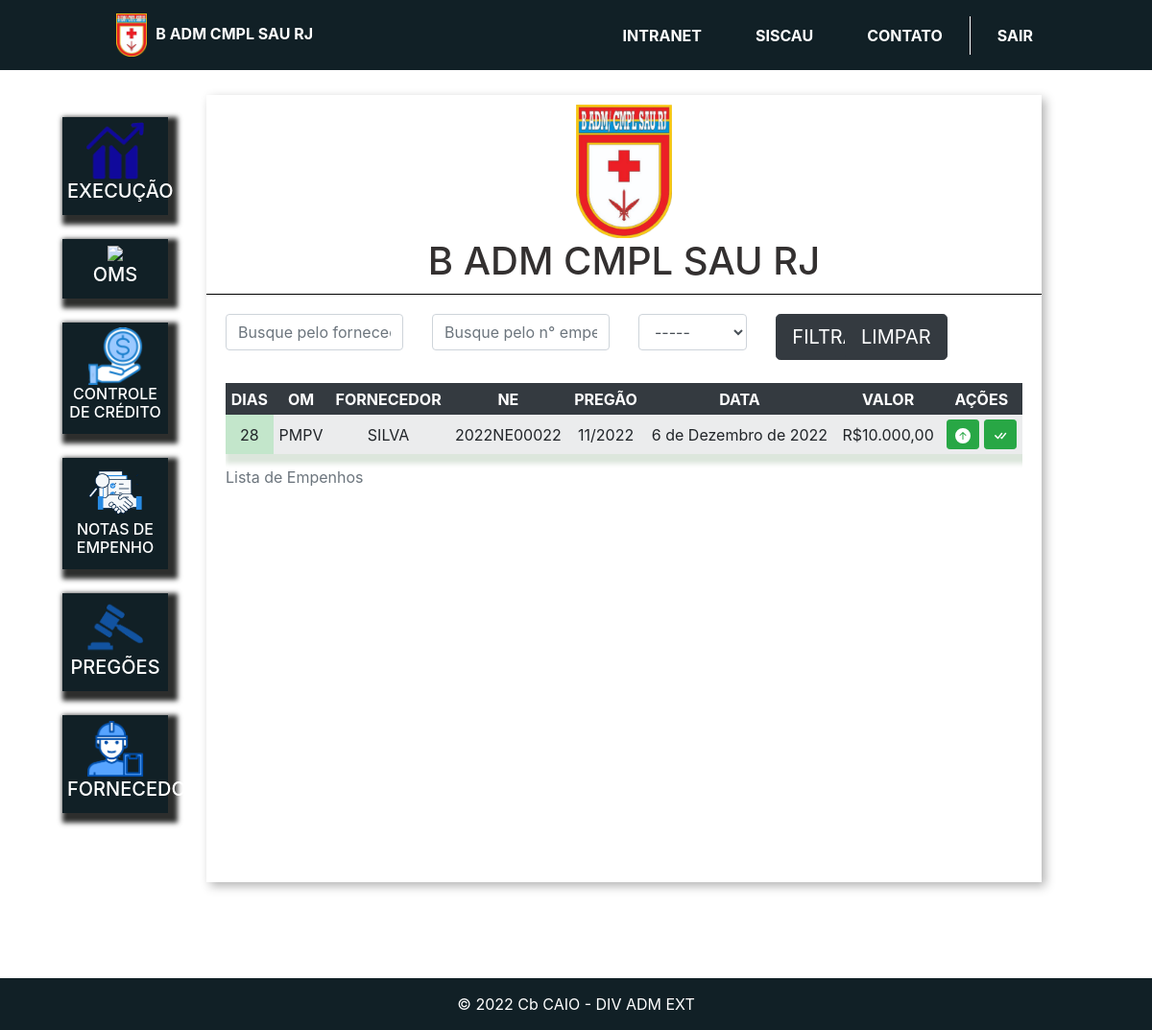
Before: /listar_empenhos/ (signed in) with the older database file.
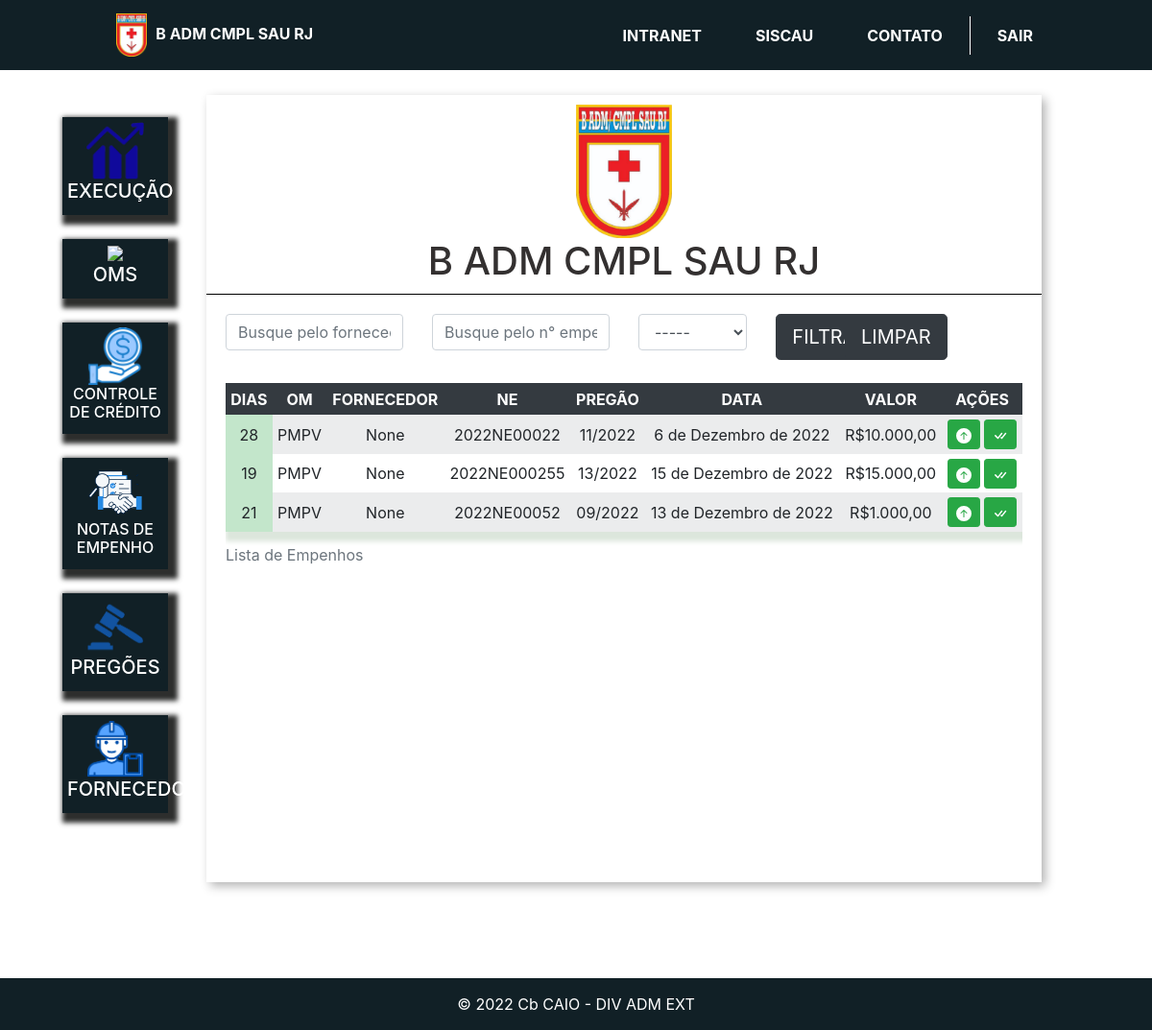
After: the same page with the newer database file.
### empenhos/models.py (models this page shows, shortened)
class Empenho(models.Model):
    om = models.ForeignKey(Om, on_delete=models.CASCADE)
    fornecedor = models.ForeignKey("plataforma.Fornecedor", on_delete=models.SET_NULL, null=True)
    pregao = models.ForeignKey("pregoes.Pregao", on_delete=models.SET_NULL, null=True)
    plano_interno = models.ForeignKey("plataforma.PlanoInterno", on_delete=models.SET_NULL, null=True)
    nota_credito = models.ForeignKey("plataforma.NotaCredito", on_delete=models.SET_NULL, null=True)
    data = models.DateField()
    numero = models.CharField(max_length=4)
    pdf = models.FileField(upload_to="empenhos", null=True, blank=True)
    valor = models.FloatField(null=True, blank=True)
    entregue = models.BooleanField(default=False)
    def qtd_dias(self):
        data = str(date.today())
        d2 = datetime.strptime(data, '%Y-%m-%d')
        d1 = datetime.strptime(str(self.data), '%Y-%m-%d')
        quantidade_dias = abs((d2 - d1).days)
        return quantidade_dias
    def prioridade(self):
        if self.qtd_dias() < 30:
            classe = "table-success"
        elif self.qtd_dias() <= 50:
            classe = "table-warning"
        else:
            classe = "table-danger"
        prioridade = f'''class="{classe}"'''
        return mark_safe(str(prioridade))
    def preco(self):
        preco = f'{self.valor:_.2f}'.replace('.',',').replace('_','.')
        return preco

### oms/models.py (models this page shows)
class Om(models.Model):
    LISTA_OMS = (
        ('PMPV', 'PMPV'),
        ('PMRJ', 'PMRJ'),
        ('PMN', 'PMN'),
        ('IBEX', 'IBEX'),
        ('HCE', 'HCE'),
        ('OCEX', 'OCEX'),
        ('HMR', 'HMR'),
        ('HGERJ', 'HGERJ'),
        ('PM Gu VV', 'PM Gu VV'),
        ('LQFEX', 'LQFEX'),
        )
    sigla = models.CharField(max_length=10, choices=LISTA_OMS)
    foto = models.ImageField(upload_to="logo_om")
    email = models.EmailField(null=True)
    telefone = models.IntegerField(null=True)
    ch_almox = models.CharField(max_length=10, null=True, blank=True)
    tel_ch_almox = models.CharField(max_length=15, null=True, blank=True)
    adj_almox = models.CharField(max_length=10, null=True, blank=True)
    tel_adj_almox = models.CharField(max_length=15, null=True, blank=True)
    def __str__(self):
        return self.sigla

### plataforma/models.py (models this page shows)
class Fornecedor(models.Model):
    nome = models.CharField(max_length=30)
    cnpj = models.CharField(max_length=14)
    telefone = models.CharField(max_length=15)
    email = models.EmailField()
    def __str__(self):
        return self.nome

### pregoes/models.py (models this page shows, shortened)
class Pregao(models.Model):
    SITUACAO_CHICES = (
    ('HOMOLOGADO','HOMOLOGADO'),
    ('CJU','CJU'),
    )
    saldo_homologado = models.FloatField()
    pregao = models.CharField(max_length=7, null=False, blank=False)
    situacao = models.CharField(max_length=20, choices=SITUACAO_CHICES)
    descrição = models.CharField(max_length=200, null=False, blank=False)
    oms_favorecidas = models.ManyToManyField("oms.Om")
    termo_homolocao = models.URLField()
    catalago = models.FileField(upload_to='catalago', null=True, blank=True)
    def __str__(self):
        return self.pregao

### empenhos/views.py (the view)
# urls.py: path('listar_empenhos/', views.listar_empenhos, name='listar_empenhos'),
@login_required(login_url='/auth/logar/')
def listar_empenhos(request):
    fornecedor = request.GET.get('fornecedor')
    numero_empenho = request.GET.get('numero_empenho')
    om_filtrar = request.GET.get('om_select')
    om_list = Om.objects.all()
    empenhos = Empenho.objects.all().order_by('numero')
    fornecedores_list = Fornecedor.objects.all()
    try:
        print(fornecedor)
        if fornecedor:
            empenhos = empenhos.filter(fornecedor=fornecedor).order_by('numero')
        if numero_empenho:
            empenhos = empenhos.filter(numero=numero_empenho).order_by('numero')
        if om_filtrar:
            empenhos = empenhos.filter(om=om_filtrar).order_by('numero')
        return render(request, 'listar_empenhos.html',{'empenhos': empenhos, 'om_list': om_list, 'fornecedores_list': fornecedores_list})
    except:
        return render(request, 'listar_empenhos.html',{'empenhos': empenhos,'om_list': om_list, 'fornecedores_list': fornecedores_list})

### empenhos/templates/listar_empenhos.html (shortened to what the changed rows need)
{% extends 'base_plataforma.html' %}
{% load static %}
{% block 'plataforma' %}
<div class="wrapper">
    <div class="box">
            <div class="header-box-om">
                <div class="alinhado_ne">
                        <h1 class="titulo">B ADM CMPL SAU RJ</h1>
                </div>
            </div>
            <div class="body-box">
                <br>
                <div class='scroll1'>
                    <table class="tabela table-striped table-hover table-sm" cellpadding="20">
                        <caption>Lista de Empenhos</caption>
                        <thead class='table-dark'>
                        <tr>
                            <th>DIAS</th>
                            <th>OM</th>
                            <th>FORNECEDOR</th>
                            <th>NE</th>
                            <th>PREGÃO</th>
                            <th>DATA</th>
                            <th>VALOR</th>
                            <th>AÇÕES</th>
                        </tr>
                        </thead>
                        <tbody class='bg-light'>
                            {% for i in empenhos %}
                            <tr class="tabela-linha" >
                                <td {% if not i.entregue %}{{i.prioridade}}>{{i.qtd_dias }}{% else %}</td>OK{% endif %}
                                <td>{{i.om }}</td>
                                <td>{{i.fornecedor }}</td>
                                <td>2022NE000{{i.numero}}</td>
                                <td>{{i.pregao}}</td>
                                <td>{{i.data}}</td>
                                <td>
                                    {% if i.valor%}
                                    R${{i.preco}}
                                    {% else %}
                                    -------
                                    {% endif %}</td>
                                <td>
                                    <a class="btn btn-success btn-sm" href="{{ i.pdf.url }}" target="_blank" rel="noopener noreferrer">
                                        <svg xmlns="http://www.w3.org/2000/svg" width="16" height="16" fill="currentColor" class="bi bi-arrow-up-circle-fill" viewBox="0 0 16 16">
                                            <path d="M16 8A8 8 0 1 0 0 8a8 8 0 0 0 16 0zm-7.5 3.5a.5.5 0 0 1-1 0V5.707L5.354 7.854a.5.5 0 1 1-.708-.708l3-3a.5.5 0 0 1 .708 0l3 3a.5.5 0 0 1-.708.708L8.5 5.707V11.5z"/>
                                          </svg>
                                    </a>
                                    <a class="btn btn-success btn-sm" href="{% url 'entregue' i.id%}"  rel="noopener noreferrer">
                                    </a>
                                </td>
                            </tr>
                            {% empty %}
                            <td> SEM EMPENHOS</td>
                            {% endfor %}
                        </tbody>
                    </table>
                    </div>
            </div>
    </div>
</div>
{% endblock%}

Changed rows visible on the page:
changed Empenho "6 de Dezembro de 2022": fornecedor "SILVA" → "None"
added Empenho: qtd_dias "19", om "PMPV", fornecedor "None", numero "255", pregao "13/2022", data "15 de Dezembro de 2022", preco "15.000,00"
added Empenho: qtd_dias "21", om "PMPV", fornecedor "None", numero "52", pregao "09/2022", data "13 de Dezembro de 2022", preco "1.000,00"
